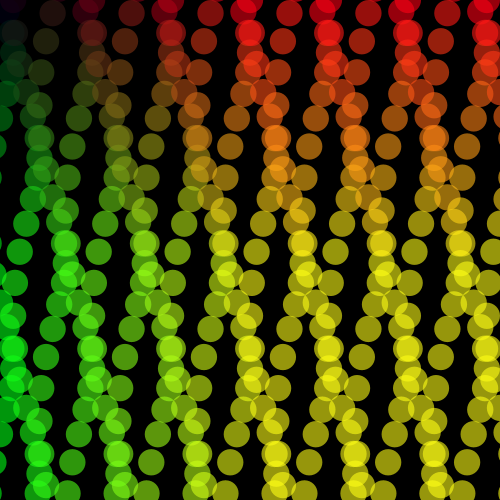
Frame 1 (no input)
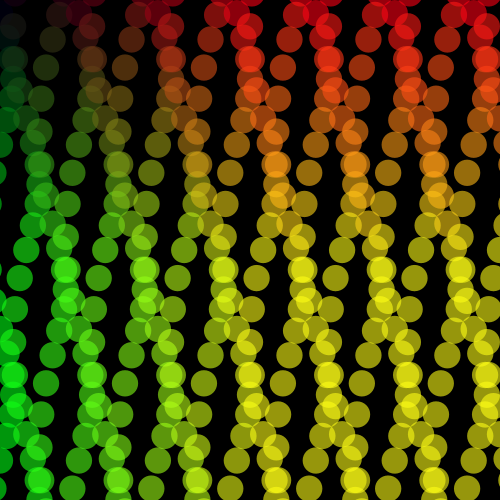
Frame 60 (the mouse pressed at the canvas centre just before this capture)
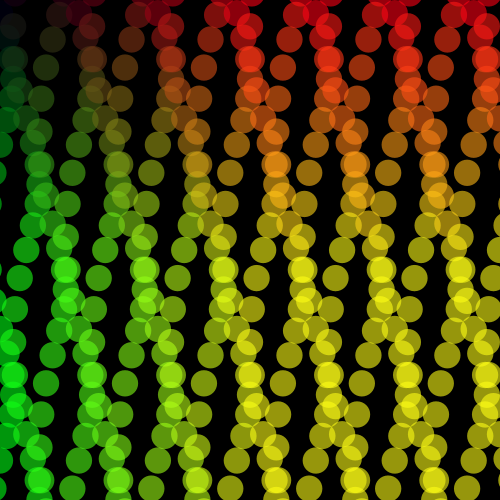
Frame 120 (the mouse held since frame 60 and released just before this capture)

The Processing sketch that drew these frames (run headless with seeded random() and noise(); from frame 60 on, the mouse is pressed at the canvas centre):

// Processing sketch: processing_150996
// ── processing_150996.pde

/*
 * Creative Coding
 * Week 2, 05 - Moving Patterns 1
 * by Indae Hwang and Jon McCormack
 * Copyright (c) 2014 Monash University
 *
 * This sketch builds on the previous sketches, drawing shapes based on the
 * current framerate. The movement of individual shapes combine to create a
 * gestalt field of motion. Use the arrow keys on your keyboard to change the
 * frame rate. 
 * 
 */

// variable used to store the current frame rate value
int frame_rate_value;

void setup() {
  size(500, 500);

  frame_rate_value = 6;
  frameRate(frame_rate_value);
  rectMode(CENTER);
  background(255);
}


void draw() {

  background(0);

  int num = 20;
  int margin = 0;
  float gutter = 0; //distance between each cell
  float cellsize = ( width - (2 * margin) - gutter * (num - 1) ) / (num - 1);

  int circleNumber = 0; // counter
  for (int i=0; i<num; i++) {
    for (int j=0; j<num; j++) {
      circleNumber = (i * num) + j; // different way to calculate the circle number from w2_04

      float tx = margin + cellsize * i + gutter * i;
      float ty = margin + cellsize * j + gutter * j;

      movingCircle(tx, ty, cellsize, circleNumber);
    }
  }
} //end of draw 


void movingCircle(float x, float y, float size, int circleNum) {

  float finalAngle;
  finalAngle = frameCount + circleNum;
 
  //the rotating angle for each tempX and tempY postion is affected by frameRate and angle;  
  float tempX = x + (size / 2) * sin(PI / frame_rate_value * finalAngle);
  float tempY = y + (size / 2) * cos(PI / frame_rate_value * finalAngle);

  noStroke();
  fill(x,y,20, 150);
  ellipse(tempX, tempY, size , size);

}


/*
 * keyReleased function
 *
 * called automatically by Processing when a keyboard key is released
 */
void keyReleased() {

  // right arrow -- increase frame_rate_value
  if (keyCode == RIGHT && frame_rate_value < 60) {
    frame_rate_value++;
  }

  // left arrow -- decrease frame_rate_value
  if ( keyCode == LEFT && frame_rate_value > 1) {
    frame_rate_value--;
  }

  // set the frameRate and print current value on the screen
  frameRate(frame_rate_value);
  println("Current frame Rate is: " + frame_rate_value);
}
